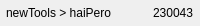
       <widget class="QWidget" name="bottom_menus" native="true">
        <property name="minimumSize">
         <size>
          <width>0</width>
          <height>26</height>
         </size>
        </property>
        <property name="maximumSize">
         <size>
          <width>16777215</width>
          <height>26</height>
         </size>
        </property>
        <property name="mouseTracking">
         <bool>true</bool>
        </property>
        <layout class="QHBoxLayout" name="bottom_menus_layout">
         <property name="spacing">
          <number>10</number>
         </property>
         <property name="leftMargin">
          <number>0</number>
         </property>
         <property name="topMargin">
          <number>0</number>
         </property>
         <property name="rightMargin">
          <number>0</number>
         </property>
         <property name="bottomMargin">
          <number>0</number>
         </property>
         <item alignment="Qt::AlignLeft">
          <widget class="QWidget" name="bottom_left_menus" native="true">
           <property name="mouseTracking">
            <bool>true</bool>
           </property>
           <layout class="QHBoxLayout" name="bottom_left_menus_layout">
            <property name="spacing">
             <number>8</number>
            </property>
            <property name="leftMargin">
             <number>6</number>
            </property>
            <property name="topMargin">
             <number>0</number>
            </property>
            <property name="rightMargin">
             <number>0</number>
            </property>
            <property name="bottomMargin">
             <number>0</number>
            </property>
            <item>
             <widget class="QLabel" name="file_path">
              <property name="mouseTracking">
               <bool>true</bool>
              </property>
              <property name="text">
               <string>newTools &gt; haiPero</string>
              </property>
             </widget>
            </item>
           </layout>
          </widget>
         </item>
         <item alignment="Qt::AlignRight">
          <widget class="QWidget" name="bottom_right_menus" native="true">
           <property name="mouseTracking">
            <bool>true</bool>
           </property>
           <layout class="QHBoxLayout" name="bottom_right_menus_layout">
            <property name="spacing">
             <number>8</number>
            </property>
            <property name="leftMargin">
             <number>0</number>
            </property>
            <property name="topMargin">
             <number>0</number>
            </property>
            <property name="rightMargin">
             <number>6</number>
            </property>
            <property name="bottomMargin">
             <number>0</number>
            </property>
            <item>
             <widget class="QLabel" name="label_2">
              <property name="mouseTracking">
               <bool>true</bool>
              </property>
              <property name="text">
               <string>230043</string>
              </property>
             </widget>
            </item>
           </layout>
          </widget>
         </item>
        </layout>
       </widget>
